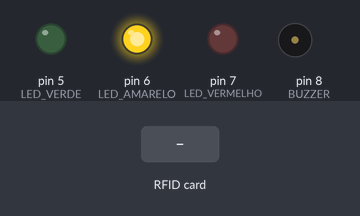
Bench run of a sketch on a simulated Arduino Uno, built with avr-gcc and run on an emulated ATmega328P. Shown: output pins drawn as LEDs (lit = HIGH), buzzer (waves = sounding). Dashed ring = blinking. The test bench sets the inputs (shaded band). Pins used as bus, display or sensor lines are not drawn; what the sketch prints to the serial monitor is not drawn.

Above: at 4.2 s.
4.3 s: RFID card ED 78 03 CA held to the reader
At 4.55 s:
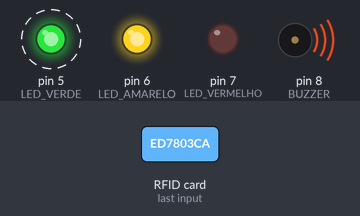
7.3 s: RFID card BD 9B 06 7D held to the reader
At 8.1 s:
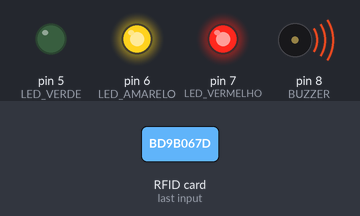
10.3 s: RFID card 5E 7A 19 C4 held to the reader
At 11.8 s:
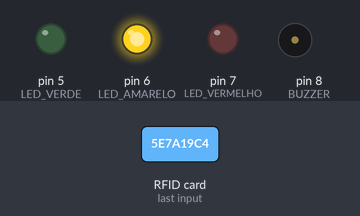
Timing chart, 0 to 13.3 s (numbered marks = the images above; inputs shaded):
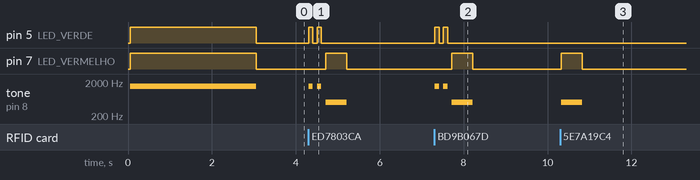

The sketch:

2-buzz-leds.ino
```cpp
/*
   Signal     Pin              Pin
              Arduino Uno      MFRC522 board
   -----------------------------------------
   Reset      9                RST
   SPI SS     10               SDA
   SPI MOSI   11               MOSI
   SPI MISO   12               MISO
   SPI SCK    13               SCK
*/

#include <SPI.h>
#include <MFRC522.h>

#define SS_PIN 10
#define RST_PIN 9
#define BUZZER 8
#define LED_VERMELHO 7
#define LED_AMARELO 6
#define LED_VERDE 5

MFRC522 mfrc522(SS_PIN, RST_PIN);

void setup() {
  Serial.begin(9600);
  SPI.begin();
  mfrc522.PCD_Init();

  pinMode(LED_VERDE, OUTPUT);
  pinMode(LED_VERMELHO, OUTPUT);
  pinMode(LED_AMARELO, OUTPUT);
  pinMode(BUZZER, OUTPUT);

  Serial.println("System Test");
  tone(BUZZER, 1500);
  digitalWrite(LED_VERDE, HIGH);
  digitalWrite(LED_VERMELHO, HIGH);
  digitalWrite(LED_AMARELO, HIGH);
  delay(3000);
  digitalWrite(LED_VERDE, LOW);
  digitalWrite(LED_VERMELHO, LOW);
  digitalWrite(LED_AMARELO, LOW);
  noTone(BUZZER);

  digitalWrite(LED_AMARELO, HIGH);
  Serial.println("Scan PICC to see UID and type...");
}

void loop() {
  if ( ! mfrc522.PICC_IsNewCardPresent()) {
    return;
  }

  if ( ! mfrc522.PICC_ReadCardSerial()) {
    return;
  }

  digitalWrite(LED_AMARELO, HIGH);
  Serial.print("UID da tag :");

  String conteudo = "";
  byte letra;
  for (byte i = 0; i < mfrc522.uid.size; i++)  {
    Serial.print(mfrc522.uid.uidByte[i] < 0x10 ? " 0" : " ");
    Serial.print(mfrc522.uid.uidByte[i], HEX);
    conteudo.concat(String(mfrc522.uid.uidByte[i] < 0x10 ? " 0" : " "));
    conteudo.concat(String(mfrc522.uid.uidByte[i], HEX));
  }

  Serial.println();
  Serial.print("Mensagem : ");
  conteudo.toUpperCase();
  if (conteudo.substring(1) == "ED 78 03 CA"
      || conteudo.substring(1) == "BD 9B 06 7D") {
    permitido();
  }

  negado();
  pinMode(LED_AMARELO, INPUT);
}

void permitido() {
  int qtd_bips = 2;
  for (int j = 0; j < qtd_bips; j++) {
    tone(BUZZER, 1500);
    digitalWrite(LED_VERDE, HIGH);
    delay(100);

    noTone(BUZZER);
    digitalWrite(LED_VERDE, LOW);
    delay(100);
  }
}

void negado() {
  int qtd_bips = 1;
  for (int j = 0; j < qtd_bips; j++) {
    tone(BUZZER, 500);
    digitalWrite(LED_VERMELHO, HIGH);
    delay(500);

    noTone(BUZZER);
    digitalWrite(LED_VERMELHO, LOW);
    delay(500);
  }
}
```

Measured:
- after the input at 4.3 s, pin 5 (LED_VERDE): alternates HIGH for 0.10 s and LOW for 0.10 s, 4 changes in all, then stays LOW, starting at once; pin 7 (LED_VERMELHO): LOW → HIGH after 0.41 s, → LOW 0.50 s later; tone on pin 8 (BUZZER): plays 1500 Hz for 0.10 s, 1500 Hz for 0.10 s, 500 Hz for 0.50 s, starting at once
- after the input at 7.3 s, pin 5 (LED_VERDE): alternates HIGH for 0.10 s and LOW for 0.10 s, 4 changes in all, then stays LOW, starting at once; pin 7 (LED_VERMELHO): LOW → HIGH after 0.42 s, → LOW 0.50 s later; tone on pin 8 (BUZZER): plays 1500 Hz for 0.10 s, 1500 Hz for 0.10 s, 500 Hz for 0.50 s, starting at once
- after the input at 10.3 s, pin 7 (LED_VERMELHO): LOW → HIGH at once, → LOW 0.50 s later; tone on pin 8 (BUZZER): silent → 500 Hz at once, → silent 0.50 s later
